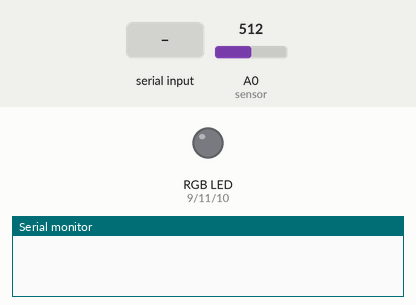
Recording of a sketch running on a simulated Arduino Uno, built with avr-gcc and run on an emulated ATmega328P. Parts: an RGB LED mixed from three pins (HIGH = lit), the last lines printed to the serial monitor. The test bench sets the inputs (shaded band); at power-on: A0 (sensor) = 512. Dim RGB values are drawn brighter than linear; random numbers use the default seed unless the sketch sets one.

Above: at 1.2 s.
1.3 s: "D" received over Serial
At 1.55 s:
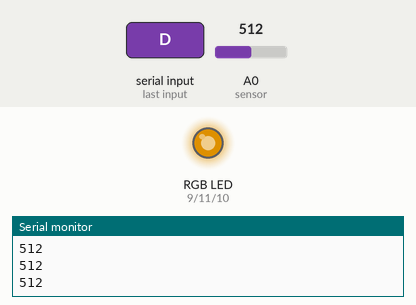
4.3 s: A0 (sensor) set to 1023
At 5.18 s:
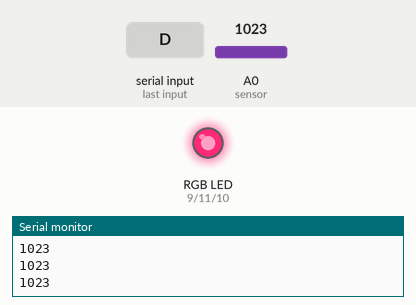
7.3 s: "Q" received over Serial
At 9.1 s:
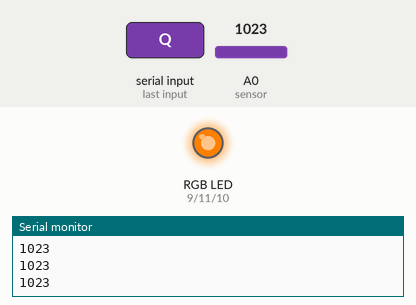
13.3 s: "B" received over Serial
15.8 s: "R" received over Serial
At 16.2 s:
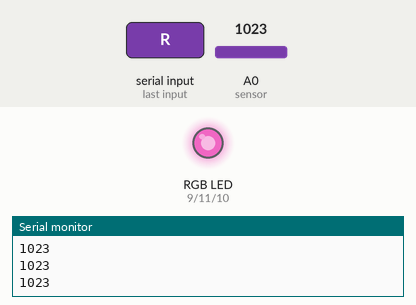
18.8 s: "D" received over Serial
Timing chart, 0 to 25.1 s (numbered marks = the images above; inputs shaded):
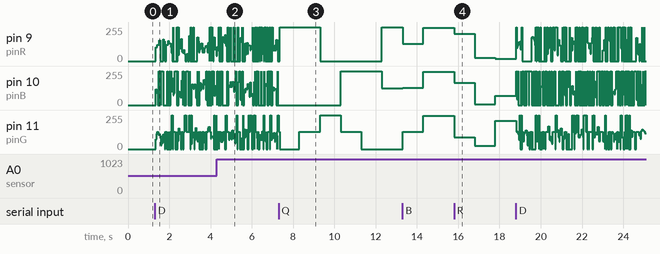

The sketch:

StripLedwithMusic.ino
```cpp
/* Written and Edited by Deniz Karakay
 * 10.12.2016
 */

int pinR = 9;  //Red
int pinG = 11; //Green
int pinB = 10; //Blue
int threshold = 150; //Change This
int volume;
char state;
int color = 0;
int randomSelect;
int red, green, blue;
void setup() {
  Serial.begin(9600);
  pinMode(pinR,OUTPUT);
  pinMode(pinG,OUTPUT);
  pinMode(pinB,OUTPUT);

}

void loop() {
    Led();
   if(Serial.available() > 0){
      state = Serial.read();
    }
     volume = analogRead(A0); // You connect your sound sensor A0 for example

  //I use with bluetooth sensor HC-06
  if(state == 'Q'){
  ColorAll(1000);
  }
  if(state == 'B'){ // For White
  analogWrite(pinR,250);
  analogWrite(pinG,250);
  analogWrite(pinB,250);
  }else if(state == 'M'){
  analogWrite(pinR,0);
  analogWrite(pinG,0);
  analogWrite(pinB,250);

  }else if(state == 'Y'){ //For Blue
  analogWrite(pinR,0);
  analogWrite(pinG,250);
  analogWrite(pinB,0);

  }else if(state == 'K'){ // For Red
  analogWrite(pinR,250);
  analogWrite(pinG,0);
  analogWrite(pinB,0);
  }else if(state == 'X'){
  if(color == 0){
  ColorAll(250);
  }
  analogWrite(pinR,0);
  analogWrite(pinG,0);
  analogWrite(pinB,0);
  color = 1;
  }else if(state == 'R'){ // For Random
  red = random(0,250);
  blue = random(0,250);
  green = random(0,250);
  analogWrite(pinR,red);
  analogWrite(pinG,blue);
  analogWrite(pinB,green);
  delay(1000);

  }else if(state == 'C'){// For Close
  analogWrite(pinR,0);
  analogWrite(pinG,0);
  analogWrite(pinB,0);

  }else if(state == 'D'){// For Disco mode I mean Music Mode
    Serial.println(volume);
  if(volume >= threshold){
    switch(randomSelect){
    case 0:
      analogWrite(pinR,255);
      analogWrite(pinG,0);
      analogWrite(pinB,0);
    break;
    case 1:
      analogWrite(pinR,255);
      analogWrite(pinG,128);
      analogWrite(pinB,0);
    break;
    case 2:
      analogWrite(pinR,0);
      analogWrite(pinG,255);
      analogWrite(pinB,0);
    break;
    case 3:
      analogWrite(pinR,0);
      analogWrite(pinG,128);
      analogWrite(pinB,255);
    break;
    case 4:
      analogWrite(pinR,0);
      analogWrite(pinG,0);
      analogWrite(pinB,255);
    break;
    case 5:
      analogWrite(pinR,255);
      analogWrite(pinG,0);
      analogWrite(pinB,127);
    break;
    default:
      analogWrite(pinR,0);
      analogWrite(pinG,255);
      analogWrite(pinB,0);
      break;
    }
    /*red = random(0,255);
    blue = random(0,255);
    green = random(0,255);
    analogWrite(pinR,red);
    analogWrite(pinG,blue);
    analogWrite(pinB,green);*/
   }else{
    analogWrite(pinR,0);
    analogWrite(pinG,0);
    analogWrite(pinB,0);
}
  }


}
void ColorAll(int timeD){
  analogWrite(pinR,255);
  analogWrite(pinG,0);
  analogWrite(pinB,0);
  delay(timeD);
  analogWrite(pinR,255);
  analogWrite(pinG,128);
  analogWrite(pinB,0);
  delay(timeD);
/*  analogWrite(pinR,255);
  analogWrite(pinG,255);
  analogWrite(pinB,0);
  delay(1000);*/
 /* analogWrite(pinR,128);
  analogWrite(pinG,255);
  analogWrite(pinB,0);
  delay(1000);*/
  analogWrite(pinR,0);
  analogWrite(pinG,255);
  analogWrite(pinB,0);
  delay(timeD);
  /*analogWrite(pinR,0);
  analogWrite(pinG,255);
  analogWrite(pinB,128);
  delay(1000);*/
 /* analogWrite(pinR,0);
  analogWrite(pinG,255);
  analogWrite(pinB,255);
  delay(1000);*/
  analogWrite(pinR,0);
  analogWrite(pinG,128);
  analogWrite(pinB,255);
  delay(timeD);
  analogWrite(pinR,0);
  analogWrite(pinG,0);
  analogWrite(pinB,255);
  delay(timeD);
  /*analogWrite(pinR,127);
  analogWrite(pinG,0);
  analogWrite(pinB,255);*/
//  delay(1000);
  /*analogWrite(pinR,255);
  analogWrite(pinG,0);
  analogWrite(pinB,255);*/
 // delay(1000);
  analogWrite(pinR,255);
  analogWrite(pinG,0);
  analogWrite(pinB,127);
  delay(timeD);
  analogWrite(pinR,128);
  analogWrite(pinG,128);
  analogWrite(pinB,128);
  delay(timeD);
  color = 0;
}
void Led(){
  randomSelect = random(0,5);
     //delay(5000);
}
```

Measured:
- after the input at 15.8 s, pin 9 (pinR): 250/255 → 206/255 at once, → 26/255 1.0 s later, → 17/255 1.0 s later; pin 10 (pinB): 250/255 → 167/255 at once, → 5/255 1.0 s later, → 68/255 1.0 s later; pin 11 (pinG): 250/255 → 88/255 at once, → 26/255 1.0 s later, → 213/255 1.0 s later
